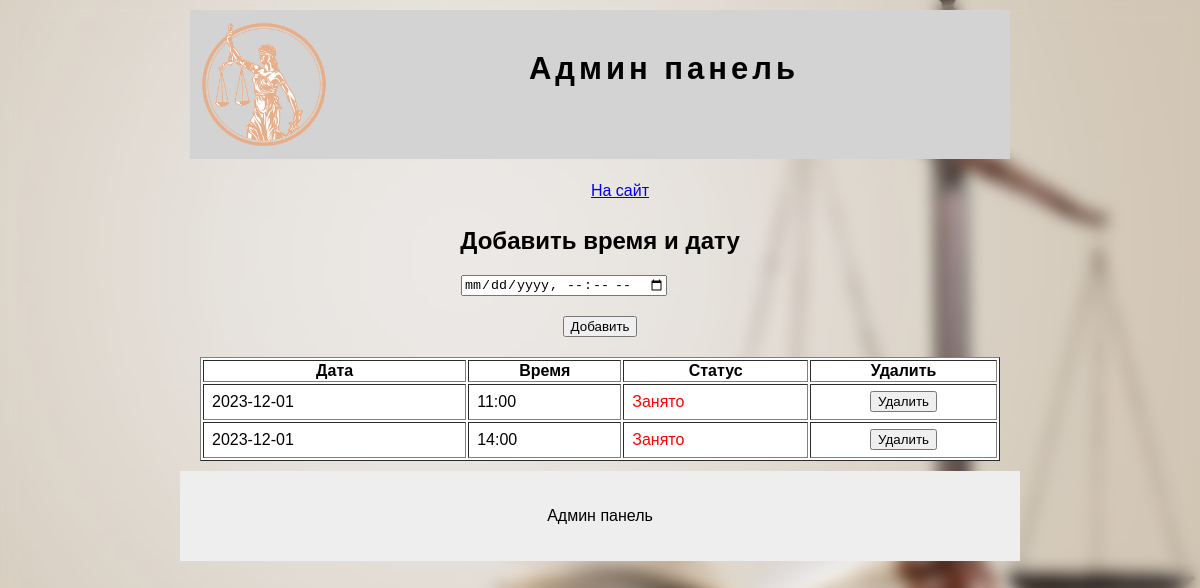
/freedatetime, run on the app's committed database.
### tables this page shows
CREATE TABLE freedatetime (
 id INTEGER PRIMARY KEY AUTOINCREMENT,
 datetime TEXT NOT NULL,
 status TEXT NOT NULL
);

### app.py (the view)
@app.route('/freedatetime', methods=('POST', 'GET'))
def freedatetime():
 conn = get_db_connection()
 cursor = conn.cursor()
 if 'login' in session:
  if request.method == 'POST':
   datetime = request.form['datetime']
   cursor.execute('insert into freedatetime (datetime, status) values (?, ?)', (datetime, '0'))
   conn.commit()
 freedatetimeall = cursor.execute('select * from freedatetime order by datetime').fetchall()
 conn.commit()
 return render_template('admin/freetimedate.html', data={'freedatetimeall': freedatetimeall})

### app.py (called while the page is built)
def get_db_connection():
 conn = sqlite3.connect('visitka.db')
 cursor = conn.cursor()
 conn.commit()
 return conn

### templates/admin/freetimedate.html (shortened to what this page needs)
{% extends 'admin/main.html' %}
{% block content %}
<h2 align="center">Добавить время и дату</h2>
<form method="post" >
    <div class="row">
        <div><input type="datetime-local"  name="datetime"></div>
    </div>
    <div class="row">
        <div class="btn"><input type="submit" value="Добавить"></div>
    </div>
</form>
 <table border="1" align="center" width="100%" style="background: #fff">
        <tr>
            <th>
                Дата
            </th>
            <th>
                Время
            </th>
             <th>
                Статус
            </th>
            <th>
                Удалить
            </th>
        </tr>
        {% for z in data.freedatetimeall %}
            <tr>
                <td style="padding: 8px">{{z[1].replace('T', ' ')[:10]}}</td>
                <td style="padding: 8px">{{z[1].replace('T', ' ')[10:]}}</td>
                 <td style="padding: 8px">
                 {% if z[2]=='0' %}
                     <span style="color: green">Свободно</span>
                     {% else %}
                     <span style="color: red">Занято</span>
                     {% endif %}
                 </td>
                <td>
                    <form action="/deletedatetime" method="POST" align="center">
                        <button>Удалить</button>
                    </form>
                </td>
            </tr>
        {% endfor %}
    </table>
{% endblock %}

### static/app.css (style rules this page uses)
body { margin: 0; padding: 0; font-family: Arial; font-size: 16px }
.row { display: flex; width: 278px; margin: 20px auto; }
.row div:first-child { width: 100px }
.row:last-child { width: 400px }
.btn { width: 100% !important; text-align: center; }

### data on the page
freedatetime: datetime "2023-12-01", datetime "11:00", status "Занято"
freedatetime: datetime "2023-12-01", datetime "14:00", status "Занято"
